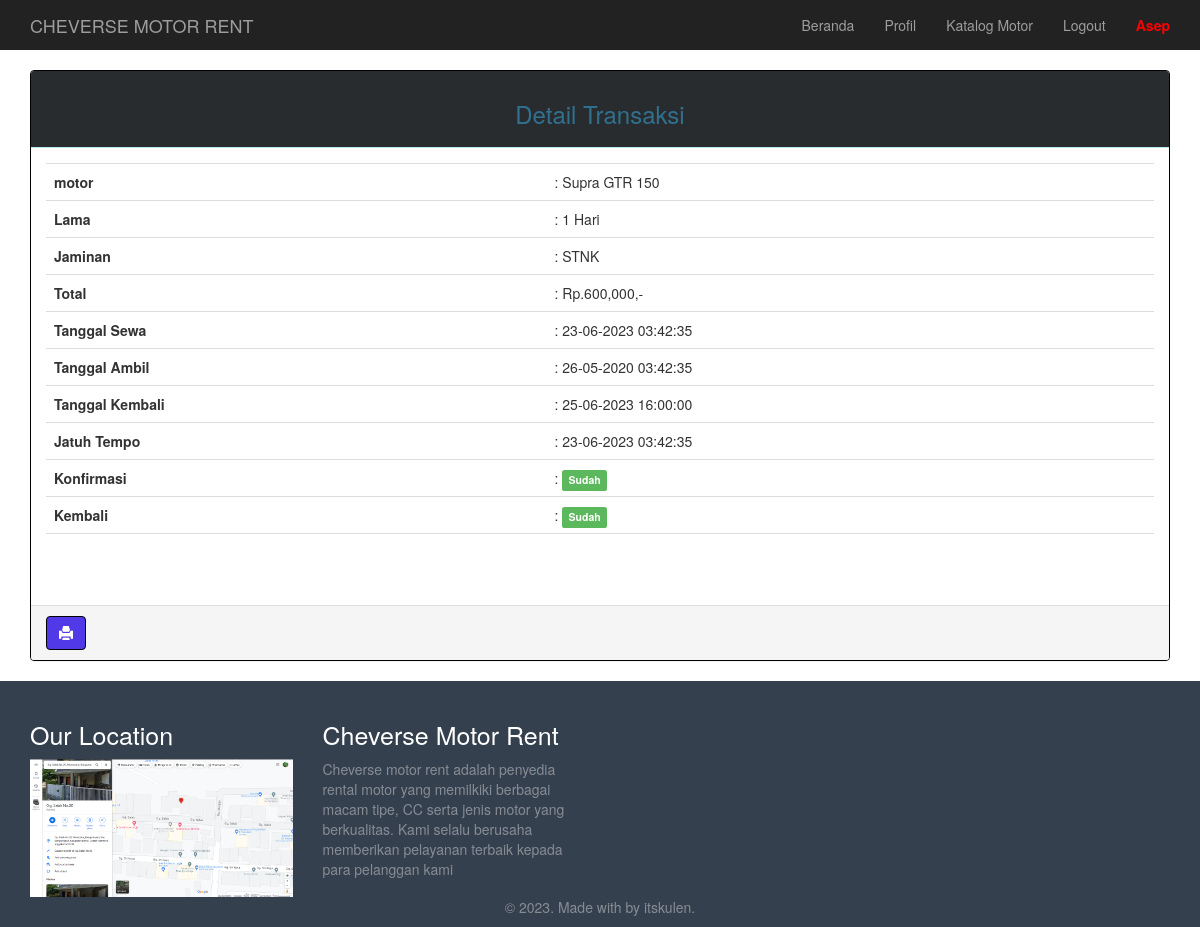
The page /index.php?page=detail&id=3 (signed in) on the database its author committed.
### tables this page shows
CREATE TABLE `transaksi` (
  `id_transaksi` int(11) NOT NULL,
  `id_pelanggan` int(11) NOT NULL,
  `id_motor` int(11) NOT NULL,
  `tgl_sewa` datetime NOT NULL,
  `tgl_ambil` datetime DEFAULT NULL,
  `tgl_kembali` datetime DEFAULT NULL,
  `lama` tinyint(1) NOT NULL,
  `total_harga` int(7) NOT NULL,
  `status` enum('0','1') NOT NULL,
  `jaminan` varchar(30) NOT NULL,
  `denda` int(7) DEFAULT 0,
  `jatuh_tempo` datetime NOT NULL,
  `verifikasi` enum('0','1') DEFAULT NULL,
  `konfirmasi` enum('0','1') DEFAULT NULL,
  `pembatalan` enum('0','1') DEFAULT NULL
);

CREATE TABLE `motor` (
  `id_motor` int(11) NOT NULL,
  `id_jenis` int(4) NOT NULL,
  `no_motor` varchar(10) NOT NULL,
  `merk` varchar(20) NOT NULL,
  `nama_motor` varchar(30) NOT NULL,
  `gambar` varchar(100) NOT NULL,
  `harga` int(7) NOT NULL,
  `status` enum('0','1') NOT NULL
);

### pelanggan/detail.php (the view, shortened to what this page needs)
  <div class="panel panel-info">
    <div class="panel-heading"><h3 class="text-center">Detail Transaksi</h3></div>
    <div class="panel-body">
      <table class="table table-hover">
          <tbody>
							<?php $query = $connection->query("SELECT t.id_transaksi, m.nama_motor, t.lama, t.jaminan, t.total_harga, t.tgl_sewa, t.tgl_ambil, t.tgl_kembali, t.jatuh_tempo, t.status, t.konfirmasi, t.pembatalan FROM transaksi t JOIN pelanggan p USING(id_pelanggan) JOIN motor m ON t.id_motor=m.id_motor WHERE id_transaksi=$_GET[id]");?>
							<?php while ($r = $query->fetch_assoc()): ?>
								<tr>
									<th>motor</th>
									<td>: <?=$r['nama_motor']?></td>
								</tr>
								<tr>
									<th>Lama</th>
									<td>: <?=$r['lama']?> Hari</td>
								</tr>
								<tr>
									<th>Jaminan</th>
									<td>: <?=$r['jaminan']?></td>
								</tr>
								<tr>
									<th>Total</th>
									<td>: Rp.<?=number_format($r['total_harga'])?>,-</td>
								</tr>
								<tr>
									<th>Tanggal Sewa</th>
									<td>: <?=date("d-m-Y H:i:s", strtotime($r['tgl_sewa']))?></td>
								</tr>
								<tr>
									<th>Tanggal Ambil</th>
									<td>: <?=($r['tgl_ambil']) ? date("d-m-Y H:i:s", strtotime($r['tgl_ambil'])) : "<b>Belum</b>"?></td>
								</tr>
								<tr>
									<th>Tanggal Kembali</th>
									<td>: <?=($r['tgl_kembali']) ? date("d-m-Y H:i:s", strtotime($r['tgl_kembali'])) : "<b>Belum</b>"?></td>
								</tr>
								<tr>
									<th>Jatuh Tempo</th>
									<td>: <?=date("d-m-Y H:i:s", strtotime($r['jatuh_tempo']))?></td>
								</tr>
								<tr>
									<th>Konfirmasi</th>
									<td>: <span class="label label-<?=($r['konfirmasi']) ? "success" : "danger"?>"><?=($r['konfirmasi']) ? "Sudah" : "Belum"?></span></td>
								</tr>
								<tr>
									<th>Kembali</th>
									<td>: <span class="label label-<?=($r['status']) ? "success" : "danger"?>"><?=($r['status']) ? "Sudah" : "Belum"?></span></td>
								</tr>
								<tr class="hidden-print">
									<th></th>
									<td> &nbsp;
									</td>
								</tr>
							<?php endwhile; ?>
          </tbody>
      </table>
    </div>
    <div class="panel-footer hidden-print ">
        <a onClick="window.print();return false" class="btn btn-primary"><i class="glyphicon glyphicon-print"></i></a>
    </div>
</div>

### rows shown on the page
transaksi: id_motor.nama_motor "Supra GTR 150", lama "1", jaminan "STNK", total_harga "600,000", tgl_sewa "23-06-2023 03:42:35", tgl_ambil "26-05-2020 03:42:35", tgl_kembali "25-06-2023 16:00:00", jatuh_tempo "23-06-2023 03:42:35", konfirmasi "Sudah", status "Sudah"

### other values the page prints
$_SESSION["pelanggan"]["username"] "Asep"
